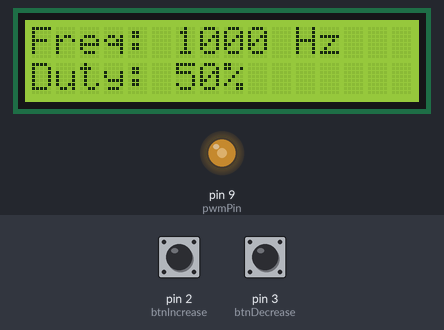
The sketch below on a simulated Arduino Uno, built with avr-gcc and run on an emulated ATmega328P. Shown: 16×2 character LCD, output pins drawn as LEDs (lit = HIGH). Inputs (shaded band) come from the test bench; at power-on: pin 3 (btnDecrease) HIGH, pin 2 (btnIncrease) HIGH.

Above: at 1.2 s.
1.3 s: pin 3 (btnDecrease) pulled LOW for 3.2 s
At 3.55 s:
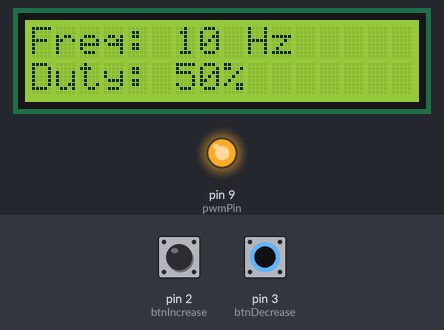
5.1 s: pin 2 (btnIncrease) pulled LOW for 0.15 s
At 5.6 s:
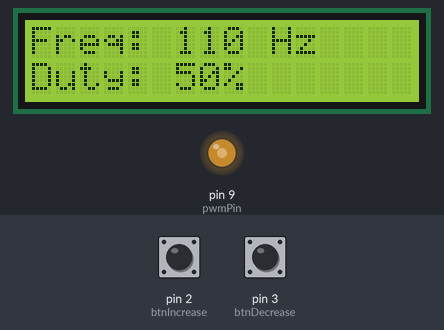
6.7 s: pin 2 (btnIncrease) pulled LOW for 1 s
At 8.6 s:
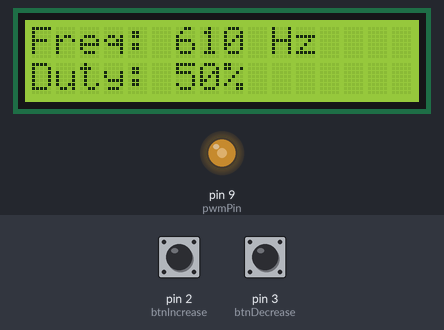
9.2 s: pin 2 (btnIncrease) driven LOW and pin 3 (btnDecrease) driven LOW
12.2 s: pin 3 (btnDecrease) driven HIGH
At 12.32 s:
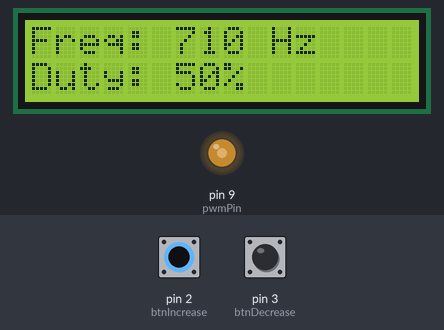
14.1 s: pin 2 (btnIncrease) pulsed HIGH 2 times (0.12 s each, 0.3 s apart)
Timing chart, 0 to 18.7 s (numbered marks = the images above; inputs shaded):
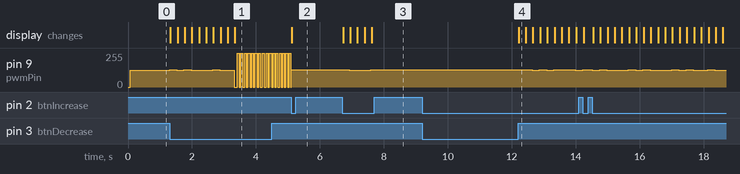

Measured:
- after the input at 1.3 s, pin 9 (pwmPin): 127/255 → 128/255 at once, → 127/255 0.23 s later, → 128/255 0.22 s later, → 127/255 0.22 s later, … (39 changes in this stretch); the display: first changes at once (image 1 shows a later state)
- after the input at 5.1 s, the display: changes at once (image 2)
- after the input at 6.7 s, pin 9 (pwmPin): 128/255 → 127/255 after 0.22 s, → 128/255 0.67 s later; the display: first changes at once (image 3 shows a later state)
- after the input at 12.2 s, the display: changes at once (image 4)

The sketch:

PWM_Freq_adjustment.ino
```cpp
#include <Wire.h>
#include <LiquidCrystal_I2C.h>

// LCD setup
LiquidCrystal_I2C lcd(0x27, 16, 2);

// Button pins
const int btnIncrease = 2;
const int btnDecrease = 3;

// PWM Output
const int pwmPin = 9; // Timer1

// Frequency and Duty
int frequency = 1000;   // Hz
int dutyCycle = 50;     // %

unsigned long lastDebounce = 0;

void setup() {
  lcd.init();
  lcd.backlight();

  pinMode(btnIncrease, INPUT_PULLUP);
  pinMode(btnDecrease, INPUT_PULLUP);

  setupPWM(frequency, dutyCycle);
  updateLCD();
}

void loop() {
  // Debounce time
  if (millis() - lastDebounce > 200) {
    if (digitalRead(btnIncrease) == LOW) {
      frequency += 100;
      frequency = constrain(frequency, 10, 20000);
      setupPWM(frequency, dutyCycle);
      updateLCD();
      lastDebounce = millis();
    }
    if (digitalRead(btnDecrease) == LOW) {
      frequency -= 100;
      frequency = constrain(frequency, 10, 20000);
      setupPWM(frequency, dutyCycle);
      updateLCD();
      lastDebounce = millis();
    }
  }
}

void updateLCD() {
  lcd.clear();
  lcd.setCursor(0, 0);
  lcd.print("Freq: ");
  lcd.print(frequency);
  lcd.print(" Hz");

  lcd.setCursor(0, 1);
  lcd.print("Duty: ");
  lcd.print(dutyCycle);
  lcd.print("%");
}

void setupPWM(int freq, int duty) {
  pinMode(pwmPin, OUTPUT);

  // Stop Timer1
  TCCR1A = 0;
  TCCR1B = 0;
  TCNT1  = 0;

  // Prescaler settings
  int prescalerVal = 1;
  int prescalerBits = 1;

  long top = (16000000 / (prescalerVal * freq)) - 1;
  while (top > 65535 && prescalerBits < 5) {
    prescalerBits++;
    switch (prescalerBits) {
      case 2: prescalerVal = 8; break;
      case 3: prescalerVal = 64; break;
      case 4: prescalerVal = 256; break;
      case 5: prescalerVal = 1024; break;
    }
    top = (16000000 / (prescalerVal * freq)) - 1;
  }

  ICR1 = top;
  OCR1A = (duty * top) / 100;

  TCCR1A = (1 << COM1A1) | (1 << WGM11);           // Non-inverting mode
  TCCR1B = (1 << WGM13) | (1 << WGM12) | prescalerBits; // Fast PWM, mode 14
}
```
